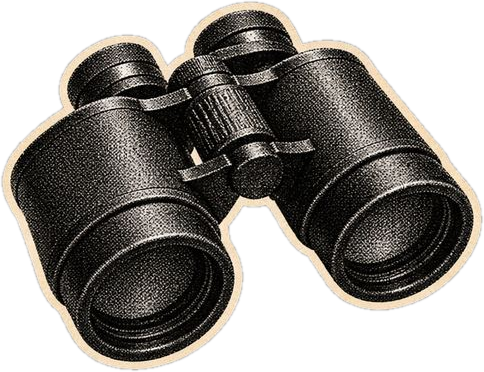
#> input picture videos/etiqueta-errada/pieces/binoculars.png, 484 x 372 px, given in place of C1.jpg, which was not available
$ python split.py
#> lines starting #> are read from the running program, lines starting #| are printed output that depends on the picture; after the words box and inside, x2 and y2 are one past the last pixel; in counts of white or black regions, pixels touching at a corner belong together; pictures that were not available may be replaced by others from this repository, and a replacement may not be noted
"""Separa as folhas de recortes (src/C*.jpg + máscara src/A*.png) em peças com fundo transparente."""
import numpy as np
from PIL import Image, ImageFilter
from scipy import ndimage

NAMES = {
    1: ['crowd', 'speaker', 'woman', 'grip'],
    2: ['phone_hand', 'photo1', 'photo2', 'photo3', 'dress', 'heart_lock'],
    3: ['bouquet', 'open_hand', 'cal1', 'cal2'],
    4: ['phone_a', 'phone_b', 'phone_c', 'point_r', 'point_l'],
    5: ['bottle', 'pinch', 'chain', 'peel'],
    6: ['binoculars', 'megaphone', 'door', 'point_down', 'gavel'],
    7: ['woman_back', 'walk_left', 'walk_right'],
    8: ['tv', 'queue', 'ticket_hand', 'torn_strip'],
}
for i, names in NAMES.items():
    c = np.array(Image.open(f'src/C{i}.jpg').convert('RGB'))
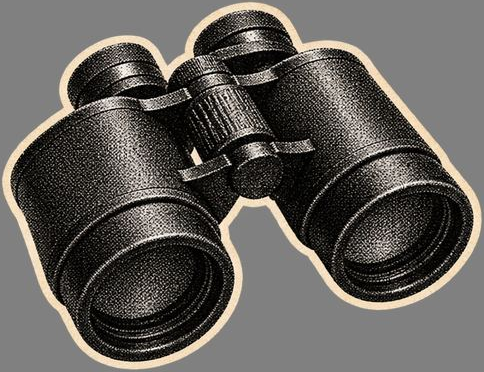
#> c: shape (372, 484, 3); mean R, G, B 97.2, 94, 89.8
    a = np.array(Image.open(f'src/A{i}.png').convert('L')) > 127
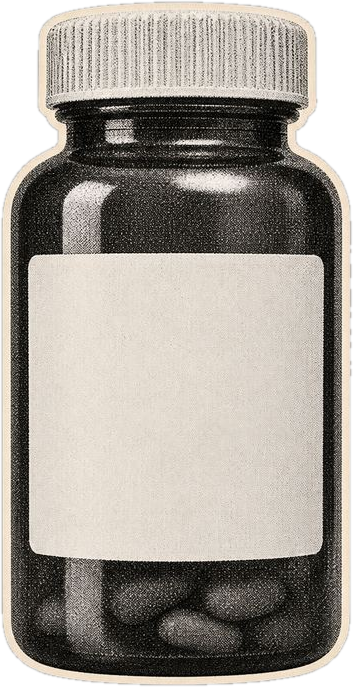
#> input picture videos/etiqueta-errada/pieces/bottle.png, 353 x 687 px, given in place of A1.png, which was not available
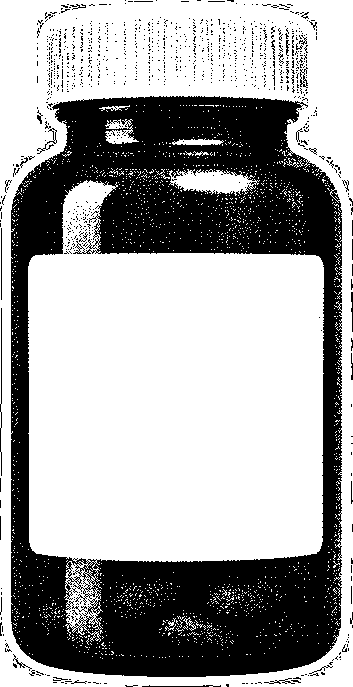
#> a: shape (687, 353) bool; 64.5% white; 998 black regions (965 under 20 px), largest, box (x1, y1, x2, y2) and area: (11, 96, 342, 677) 82028, (0, 308, 2, 476) 168, (37, 128, 57, 154) 86
    lab, n = ndimage.label(a)
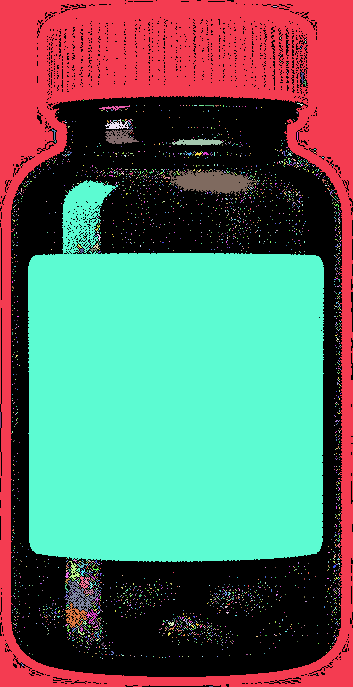
#> lab: shape (687, 353) int32; 3060 distinct labels, from 0 to 3059; one colour per label, 0 black
#> n = 3059
    objs = [(sl, k) for k, sl in enumerate(ndimage.find_objects(lab), 1)]
#> objs = 3059 items
    objs = [(sl, k) for sl, k in objs if (lab[sl] == k).sum() > 4000]
#> objs = 2 items
    # ordem de leitura: linhas por faixa de altura, depois esquerda para direita
    objs.sort(key=lambda o: (round((o[0][0].start + o[0][0].stop) / 700), o[0][1].start))
#> (the run stopped early here; a loop or call above may not have finished)
